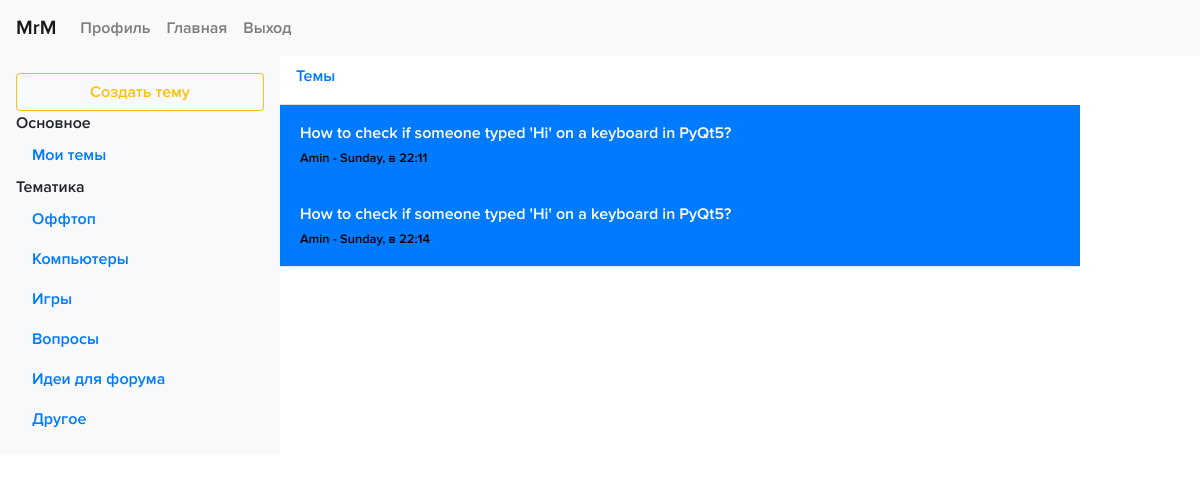
The page / (signed in) on the database its author committed.
### data/themes.py (models this page shows)
class Theme(SqlAlchemyBase):
    __tablename__ = 'themes'
    id = sqlalchemy.Column(sqlalchemy.Integer,
                           primary_key=True, autoincrement=True)
    title = sqlalchemy.Column(sqlalchemy.String, nullable=True)
    content = sqlalchemy.Column(sqlalchemy.String, nullable=True)
    group = sqlalchemy.Column(sqlalchemy.String, default="Other")
    created_date = sqlalchemy.Column(sqlalchemy.DateTime,
                                     default=datetime.datetime.now)
    likes = sqlalchemy.Column(sqlalchemy.Integer)
    user_id = sqlalchemy.Column(sqlalchemy.Integer,
                                sqlalchemy.ForeignKey("users.id"))
    user = orm.relation('User')
    comments = orm.relation("Comment", back_populates='theme')

### data/users.py (models this page shows, shortened)
class User(SqlAlchemyBase, UserMixin):
    __tablename__ = 'users'
    id = sqlalchemy.Column(sqlalchemy.Integer, primary_key=True, autoincrement=True)
    name = sqlalchemy.Column(sqlalchemy.String, nullable=True, unique=True)
    age = sqlalchemy.Column(sqlalchemy.Integer, nullable=True)
    sex = sqlalchemy.Column(sqlalchemy.String, nullable=True)
    speciality = sqlalchemy.Column(sqlalchemy.String, nullable=True)
    email = sqlalchemy.Column(sqlalchemy.String, index=True, unique=True, nullable=True)
    about = sqlalchemy.Column(sqlalchemy.String, nullable=True)
    photo = sqlalchemy.Column(sqlalchemy.String, default="https://cdn0.iconfinder.com/data/icons/set-ui-app-android/32/8-512.png")
    hashed_password = sqlalchemy.Column(sqlalchemy.String, nullable=True)
    modified_date = sqlalchemy.Column(sqlalchemy.DateTime, default=datetime.datetime.now)
    themes = orm.relation("Theme", back_populates='user')
    comments = orm.relation("Comment", back_populates='user')

### main.py (the view)
@app.route("/")
def index():
    db_sess = db_session.create_session()
    if not current_user.is_authenticated:
        return redirect("/login")
    themes = db_sess.query(Theme).all()
    return render_template("index.html", themes=themes, sidebar_insist=True)

### data/db_session.py (called while the page is built)
def create_session() -> Session:
    global __factory
    return __factory()

### main.py (called while the page is built)
@login_manager.user_loader
def load_user(user_id):
    db_sess = db_session.create_session()
    return db_sess.query(User).get(user_id)

### templates/index.html
{% extends "base.html" %}
{% block content %}
<br><br>
<div class="d-flex flex-column align-items-stretch bg-white" style="width: 800px;">
  <a href="/" class="d-flex align-items-center flex-shrink-0 p-3 link-dark text-decoration-none border-bottom">
    <span>Темы {{ name }}</span>
  </a>
  <div class="list-group list-group-flush border-bottom scrollarea">
{% for item in themes %}
    <a href="../themes_get/{{ item.id }}" class="list-group-item list-group-item-action active py-3 lh-tight" aria-current="true">
      <div class="d-flex w-100 align-items-center justify-content-between">
        <strong>{{ item.title }}</strong>
      </div>
      <small class="theme-info">{{ item.user.name }} - {{item.created_date.strftime("%A, в %H:%M")}}</small>
    </a>
{% endfor %}
  </div>
</div>
{% endblock %}

### static/css/style.css (style rules this page uses)
body { background-color: white; font-family: Proxima; font-size: 12pt; }
.d-flex { width: 280px; float: left; word-wrap: break-word; }
.list-group { float: center; }
.theme-info { color: black; }
.list-group-item { transition: transform .2s; }

### rows shown on the page
Theme: title "How to check if someone typed 'Hi' on a keyboard in PyQt5?", user.name "Amin", created_date "Sunday, в 22:11"
Theme: title "How to check if someone typed 'Hi' on a keyboard in PyQt5?", user.name "Amin", created_date "Sunday, в 22:14"
